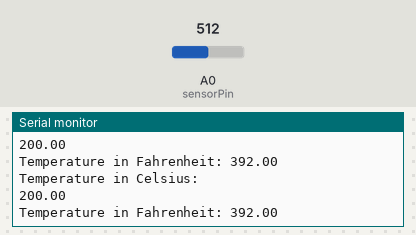
A sketch run on a simulated Arduino Uno, built with avr-gcc and run on an emulated ATmega328P. Shown: the last lines printed to the serial monitor. The test bench sets the inputs (shaded band); at power-on: A0 (sensorPin) = 512.

Above: at 1.8 s.
1.9 s: A0 (sensorPin) set to 716
At 2.7 s:
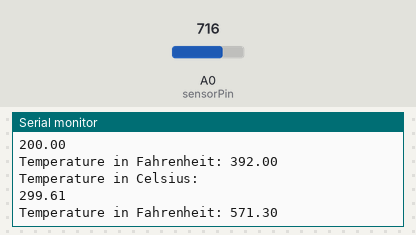
3.4 s: A0 (sensorPin) set to 900
At 4.6 s:
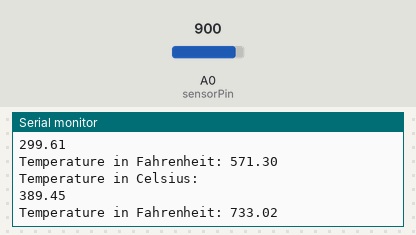
Timing chart, 0 to 6.4 s (numbered marks = the images above; inputs shaded):
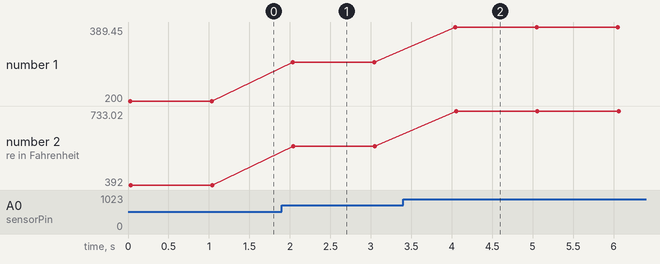

Measured:
- after the input at 1.9 s, the serial monitor: prints a new line after 0.14 s (image 1)
- after the input at 3.4 s, the serial monitor: prints a new line after 0.64 s (image 2)
- plotted number 1: 200 → 299.61 after the input at 1.9 s, 299.61 → 389.45 after the input at 3.4 s
- plotted number 2: 392 → 571.3 after the input at 1.9 s, 571.3 → 733.02 after the input at 3.4 s

The sketch:

temperature_demo.ino
```cpp
const int sensorPin = A0;
const float maxVoltage = 5.0;

void setup() {
   Serial.begin(9600);
}

void loop() {
   int reading = analogRead(sensorPin);
   float voltage = (reading / 1024.0) * maxVoltage;

   // According to the datasheet, this sensor returns 0 volts at -50 degrees
   // Celsius and 1.75 volts at 125 degrees Celsius. It has a scale of
   // 10 millivolts per degree Celsius (or, 1/100 volt = 1 degree C). To get the raw voltage reading,
   // we take our reading value, divide it by 1024 (to get the percentage
   // of the full voltage) and then multiply that by the max voltage.
   // To scale the voltage to the range, we can simply multiply the voltage
   // by 100 (since 1/100 volt is 1 degree Celsius)  and then subtract
   // 50 (since zero volts is -50 degrees Celsius).
   float tempC = (voltage * 100.0) - 50.0;
   Serial.println("Temperature in Celsius: ");
   Serial.println(tempC);

   float tempF = (tempC * 9.0 / 5.0) + 32.0;
   Serial.print("Temperature in Fahrenheit: ");
   Serial.println(tempF);

   delay(1000);
}
```
